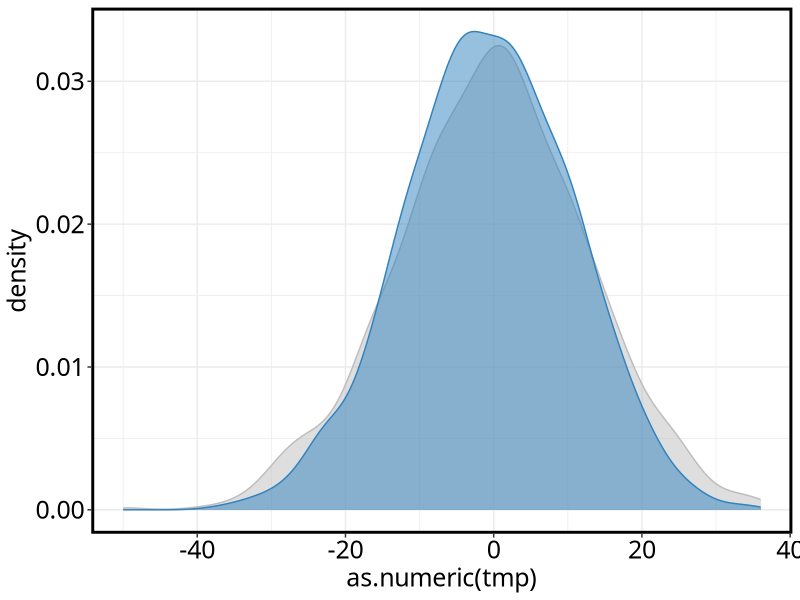

The R script that drew this image: (Note: this script raises an error after producing the figure.)
library(tidyverse)
library(magrittr)
library(afex)
library(lmerTest)
library(circular)

wrap   <- function(x) (x+180)%%360 - 180
wrap90 <- function(x) (x+90)%%180 - 90
se <- function(x) sd(x)/sqrt(length(x))

theme_set(theme_bw() +
            theme(
              strip.background = element_blank(),
              axis.text    = element_text(family = 'Source Sans Pro', colour = '#000000', size = 18),
              axis.title   = element_text(family = 'Source Sans Pro', colour = '#000000', size = 18),
              panel.border = element_rect(size = 2, color = '#000000'),
              legend.title = element_text(family = 'Source Sans Pro', colour = '#000000', size = 16),
              legend.text  = element_text(family = 'Source Sans Pro', colour = '#000000', size = 14),
              strip.text   = element_text(family = 'Source Sans Pro', colour = '#000000', size = 16)
            ) 
)

cuedcol = '#3182bd' #blue, use for cued
neutcol = '#bdbdbd' #light-ish grey, use for neutral
diffcol = '#B2DF8A' #for colouring of the bars of difference plots, third distinct colour

wd = '/Users/sammi/Desktop/Experiments/wmConfidence_Behaviour'
setwd(wd)
#%%

#these are the mean and standard error of modelled kappa concentration parameters of behavioural performance in experiment 1
#these can be used to sample single subject concentration parameters to simulate data
kappase_neut <- 1.7403459686238567
kappamean_neut <- 21.326299997413784
kappase_cued <- 1.6771219142957927
kappamean_cued <- 25.713405876244206


tmp  <- wrap90(round(deg(circular::rvonmises(n = 1000, mu = 0, kappa = kappamean_neut)), 0))
tmp2 <- wrap90(round(deg(circular::rvonmises(n = 1000, mu = 0, kappa = kappamean_cued)), 0))

ggplot() +
  geom_density(aes(x = as.numeric(tmp)),
               color = neutcol, fill = neutcol, alpha = 0.5) +
  geom_density(aes(x = as.numeric(tmp2)),
               color = cuedcol, fill = cuedcol, alpha = 0.5)
#%%


nsubs = 20
ntrls = 128
alldf = data.frame()
for (i in seq(1, nsubs, by=1)){
  
  #sample the concentration parameter of a single simulated participants error (the spread of performance in circular space) for neutral trials
  neutkappa = rnorm(n=1, mean = kappamean_neut, sd = kappase_neut)
  
  #sample the concentration parameter of a single simulated participants error (the spread of performance in circular space) for cued trials
  cuedkappa = rnorm(n=1, mean = kappamean_cued, sd = kappase_cued)
  #note: this assumes that cueing on average reults in an improvement (mostly) but that the amount of difference varies across people
  
  #here we are generating a a parent performance distribution for neutral and cued trials. this lets us assume that each simulated participant has an overall working memory performance
  # and when they do the task, we are taking a sample from this performance. so we can randomly sample from this parent distribution to get their task performance,
  # assuming their overarching "ability" would be constant across task repetitions
  parenterror_neut = as.numeric(wrap90(round(deg(circular::rvonmises(n=1000, mu = 0, kappa = neutkappa)), 0)))
  parenterror_cued = as.numeric(wrap90(round(deg(circular::rvonmises(n=1000, mu = 0, kappa = cuedkappa)), 0)))
  
  visparent = F
  if(visparent){
    ggplot() +
      geom_density(aes(x = parenterror_cued), color = cuedcol, alpha = 0.5, fill = cuedcol) +
      geom_density(aes(x = parenterror_neut), color = neutcol, alpha = 0.5, fill = neutcol) +
      labs(x = 'response error (degrees)', y = 'density')
  }
  
  #sample the parent distributions, with replacement, to simulate the across trial response error distribution
  subjerror_neut = sample(parenterror_neut, size = ntrls, replace = T)
  subjerror_cued = sample(parenterror_cued, size = ntrls, replace = T)
  
  
  
  #scenario 1: no insight into single-trial error, or the error wouldn't be made
  # instead, perfect insight into the across trial performance distribution (how good they are overall)
  # confidence thus sampled from the same distribution as error so that across trial insight is accurate to the overall performance distibution
  
  neutconf = sample(abs(parenterror_neut), size = ntrls, replace = T)
  cuedconf = sample(abs(parenterror_cued), size = ntrls, replace = T)
  
  df = data.frame(c(subjerror_neut, subjerror_cued))
  colnames(df) = 'error'
  df %<>%
    dplyr::mutate(confidence = c(neutconf, cuedconf)) %>%
    dplyr::mutate(trlid = seq(1, nrow(df), by = 1)) %>%
    dplyr::mutate(condition = ifelse(trlid %in% seq(1,ntrls,by=1), 'neutral', 'cued')) %>%
    dplyr::mutate(absrdif = abs(error),
                  conf = ifelse(confidence == 0, 0.001, confidence)) %>%
    dplyr::mutate(logconf = log(conf),
                  subid = i)
  
  alldf %<>% dplyr::bind_rows(df)
  
}

alldf %<>% dplyr::mutate(conferror = error - confidence)


#%%

#do some random effects analyses here to make sure that the simulation can replicate the difference we find in the task data.
#if it can't, the simulation might need tweaking

alldf %>% dplyr::group_by(subid, condition) %>% dplyr::summarise_at(.vars = 'absrdif', .funs = 'mean') %>%
  as.data.frame() %>% dplyr::mutate(condition = as.factor(condition)) -> df.mad

t.test(data = df.mad, absrdif ~ condition, paired = T)
# Paired t-test
# data:  absrdif by condition
# t = -4.9354, df = 19, p-value = 9.185e-05
# alternative hypothesis: true difference in means is not equal to 0
# 95 percent confidence interval:
#   -1.3039242 -0.5273258
# sample estimates:
#   mean of the differences 
# -0.915625 

df.mad %>%
  dplyr::group_by(condition) %>%
  dplyr::summarise_at(.vars = 'absrdif', .funs = c('mean', 'se')) %>%
  ggplot(aes(x = condition, y = mean, ymin = mean-se, ymax = mean+se, fill = condition)) +
  geom_bar(stat = 'identity', width = .7) +
  geom_errorbar(stat = 'identity', width = .35, size = 1) +
  scale_fill_manual(values = c('neutral' = neutcol, 'cued' = cuedcol)) +
  labs(x = '', y = 'mean absolute response error (degrees)') +
  coord_cartesian(ylim = c(0,11)) +
  theme(legend.position = 'none')


#random effects analysis on confidence too
alldf %>% dplyr::group_by(subid, condition) %>% dplyr::summarise_at(.vars = 'confidence', .funs = 'mean') %>%
  as.data.frame() %>% dplyr::mutate(condition = as.factor(condition)) -> df.conf

t.test(data = df.conf, confidence ~ condition, paired = T)
# Paired t-test
# data:  confidence by condition
# t = -4.1367, df = 19, p-value = 0.0005608
# alternative hypothesis: true difference in means is not equal to 0
# 95 percent confidence interval:
#   -1.3088971 -0.4293842
# sample estimates:
#   mean of the differences 
# -0.8691406 

df.conf %>%
  dplyr::group_by(condition) %>%
  dplyr::summarise_at(.vars = 'confidence', .funs = c('mean', 'se')) %>%
  ggplot(aes(x = condition, y = mean, ymin = mean-se, ymax = mean+se, fill = condition)) +
  geom_bar(stat = 'identity', width = .7) +
  geom_errorbar(stat = 'identity', width = .35, size = 1) +
  scale_fill_manual(values = c('neutral' = neutcol, 'cued' = cuedcol)) +
  labs(x = '', y = 'mean confidence width (degrees)') +
  coord_cartesian(ylim = c(0,11)) +
  theme(legend.position = 'none')


#%% the outstanding question is: in this simulation, is there an interaction in the linear models
# showing that the relationship between error and confidence is improved by cue condition, purely where the only difference is a more precise error distribution



#firstly we can do this as a LMM

lmm.data <- alldf %>%
  dplyr::mutate(confwidth = rad(conf),
                absrdif = rad(absrdif)) %>% #convert these to radians
  dplyr::mutate(condition = as.factor(condition)) %>%
  dplyr::mutate(condition = relevel(condition, ref = 'cued'))
contrasts(lmm.data$condition) = contr.sum(2) #condition is now set up as a [1, -1] contrast to look at the difference between cued and neutral


lmm <- lmerTest::lmer(data = lmm.data,
                      log(confwidth) ~ absrdif + condition + absrdif:condition + (1 + absrdif|subid))
summary(lmm)
# Fixed effects:
#                       Estimate    Std. Error  df            t value   Pr(>|t|)    
# (Intercept)          -2.35930     0.04121     5113.44022    -57.246   < 2e-16 ***
# absrdif               0.06755     0.22757       69.07888    0.297     0.76748    
# condition1           -0.10809     0.04121     5113.05456    -2.623    0.00875 ** 
# absrdif:condition1    0.31797     0.20177     5109.37729    1.576     0.11510    

#at the level of the LMM, this simulation doesn't produce an interaction that would suggest that cueing leads to a difference in introspective calibration
#it does replicate the difference in mean performance between cue conditions though which is good

# if we do this as a random effects analysis, do we get a qualitatively similar pattern?
allbetas = data.frame()
for(i in seq(1, nsubs,by=1)){
  alldf %>% dplyr::filter(subid == i) %>%
    dplyr::mutate(condition = as.factor(condition)) %>%
    dplyr::mutate(condition = relevel(condition, ref='cued')) %>% 
    dplyr::mutate(absrdif = ifelse(absrdif == 0, 0.1, absrdif),
                  confwidth = ifelse(conf == 0, 0.1, conf)) -> tmpsub
  contrasts(tmpsub$condition) <- contr.sum(2) #set [1, -1] [cued, neutral] contrast regressor
  
  glm <- glm(data = tmpsub,
             formula = log(confwidth) ~ absrdif + condition + absrdif:condition)
  
  betas = data.frame(t(glm$coefficients))
  colnames(betas) = c('intercept', 'absrdif', 'cuetype', 'absrdif:cuetype')
  betas %<>% dplyr::mutate(subid = i)
  allbetas %<>% dplyr::bind_rows(betas)
}

#random effects (across subjects) of the betas -- one sample t-tests against zero to check for group level effects in the regression outputs

t.test(allbetas$absrdif)
# One Sample t-test
# data:  allbetas$absrdif
# t = 0.32124, df = 19, p-value = 0.7515
# alternative hypothesis: true mean is not equal to 0
# 95 percent confidence interval:
#   -0.008001859  0.010903505
# sample estimates:
#   mean of x 
# 0.001450823 

t.test(allbetas$cuetype)
# One Sample t-test
# data:  allbetas$cuetype
# t = -3.0138, df = 19, p-value = 0.00714
# alternative hypothesis: true mean is not equal to 0
# 95 percent confidence interval:
#   -0.18813703 -0.03392106
# sample estimates:
#   mean of x 
# -0.111029 

t.test(allbetas$`absrdif:cuetype`)
# One Sample t-test
# data:  allbetas$`absrdif:cuetype`
# t = 2.01, df = 19, p-value = 0.05885
# alternative hypothesis: true mean is not equal to 0
# 95 percent confidence interval:
#   -0.0002575431  0.0127264479
# sample estimates:
#   mean of x 
# 0.006234452 

#slightly non-significant (v much a trend) effect of interaction across subjects
